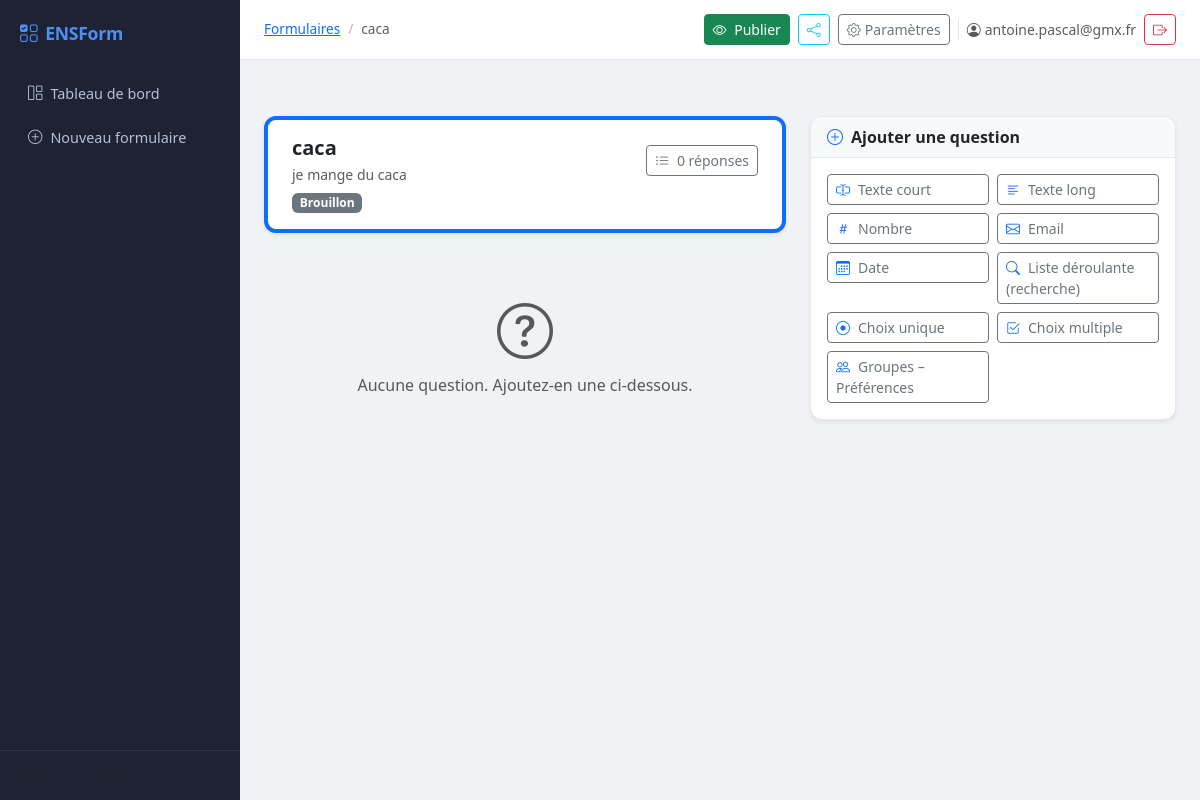
Screenshot of /admin/forms/1/builder (signed in) with the database file from the repository.
### models.py (models this page shows, shortened)
class Form(db.Model):
    __tablename__ = "forms"
    id             = db.Column(db.Integer, primary_key=True)
    title          = db.Column(db.String(200), nullable=False)
    description    = db.Column(db.Text, default="")
    slug           = db.Column(db.String(200), nullable=False)
    public_id      = db.Column(db.String(10), unique=True, nullable=True)
    created_at     = db.Column(db.DateTime, default=datetime.utcnow)
    updated_at     = db.Column(db.DateTime, default=datetime.utcnow)
    is_published   = db.Column(db.Boolean, default=False)
    allow_multiple = db.Column(db.Boolean, default=True)
    owner_id       = db.Column(db.Integer, db.ForeignKey("admin_users.id"), nullable=True)
    owner          = db.relationship("AdminUser", backref="forms")
    questions    = db.relationship(
        "Question", back_populates="form",
        cascade="all, delete-orphan",
        order_by="Question.order", lazy=True,
    )
    responses    = db.relationship(
        "Response", back_populates="form",
        cascade="all, delete-orphan", lazy=True,
    )
    participants = db.relationship(
        "GroupParticipant", back_populates="form",
        cascade="all, delete-orphan", lazy=True,
    )
    @property
    def response_count(self):
        return len(self.responses)
    @property
    def has_groupe(self):
        return any(q.qtype == "groupe" for q in self.questions)

class AdminUser(UserMixin, db.Model):
    __tablename__ = "admin_users"
    id                = db.Column(db.Integer, primary_key=True)
    email             = db.Column(db.String(255), unique=True, nullable=False, index=True)
    password_hash     = db.Column(db.String(255), nullable=False)
    is_verified       = db.Column(db.Boolean, default=False, nullable=False)
    created_at        = db.Column(db.DateTime, default=lambda: datetime.now(timezone.utc), nullable=False)
    last_login_at     = db.Column(db.DateTime, nullable=True)
    verify_code_hash  = db.Column(db.String(255), nullable=True)
    verify_expires_at = db.Column(db.DateTime, nullable=True)
    verify_sent_at    = db.Column(db.DateTime, nullable=True)
    failed_attempts   = db.Column(db.Integer, default=0, nullable=False)
    locked_until      = db.Column(db.DateTime, nullable=True)
    @property
    def is_active(self):
        return self.is_verified

### routes/admin.py (the view)
@bp.route("/admin/forms/<int:form_id>/builder")
@login_required
def admin_form_builder(form_id):
    form = get_form_with_access(form_id, "editor")
    questions_json = json.dumps([q.to_dict() for q in form.questions])
    public_url     = url_for("public.public_form", public_id=form.public_id, slug=form.slug, _external=True)
    return render_template(
        "admin/form_builder.html",
        form=form,
        questions_json=questions_json,
        qtypes=QUESTION_TYPES,
        public_url=public_url,
    )

### app.py (called while the page is built)
@login_manager.user_loader
def _load_user(user_id: str):
    return AdminUser.query.get(int(user_id))

### helpers.py (called while the page is built, shortened)
def _csrf_token() -> str:
    if "_csrf" not in session:
        session["_csrf"] = secrets.token_hex(32)
    return session["_csrf"]

def login_required(f):
    @wraps(f)
    def decorated(*args, **kwargs):
        if not current_app.config.get("AUTH_ENABLED", True):
            return f(*args, **kwargs)
        result = _flask_login_required(f)(*args, **kwargs)
        if current_user.is_authenticated and not current_user.is_verified:
            logout_user()
            session.clear()
            flash("Veuillez vérifier votre adresse e-mail.", "warning")
            return redirect(url_for("auth.auth_login"))
        return result
    return decorated

def user_form_role(form):
    if not current_app.config.get("AUTH_ENABLED", True):
        return "owner"
    if not current_user.is_authenticated:
        return None
    admin_id = os.environ.get("ADMIN_ID", "")
    if admin_id and current_user.email == admin_id:
        return "admin"
    if form.owner_id is None or form.owner_id == current_user.id:
        return "owner"

def get_form_with_access(form_id: int, min_role="reader"):
    form = Form.query.get_or_404(form_id)
    role = user_form_role(form)
    if role is None or _ROLE_LEVEL.get(role, -1) < _ROLE_LEVEL.get(min_role, 0):
        abort(403)
    return form

### models.py (called while the page is built)
def qtype_icon(qtype: str) -> str:
    return _QTYPE_ICONS.get(qtype, "question-circle")

### templates/admin/form_builder.html (shortened to what this page needs)
{% extends "base.html" %}
{% block topbar_title %}
  <nav aria-label="breadcrumb">
    <ol class="breadcrumb mb-0">
      <li class="breadcrumb-item"><a href="{{ url_for('admin.admin_dashboard') }}">Formulaires</a></li>
      <li class="breadcrumb-item active">{{ form.title }}</li>
    </ol>
  </nav>
{% endblock %}
{% block topbar_actions %}
  <div class="d-flex gap-2 align-items-center flex-nowrap">
    <form method="post" action="{{ url_for('admin.admin_form_publish', form_id=form.id) }}" class="d-inline">
      <button type="submit" class="btn btn-sm {% if form.is_published %}btn-warning{% else %}btn-success{% endif %}">
        <i class="bi bi-{% if form.is_published %}eye-slash{% else %}eye{% endif %} me-1"></i>
        {% if form.is_published %}Dépublier{% else %}Publier{% endif %}
      </button>
    </form>
    <a href="{{ url_for('api.admin_form_share', form_id=form.id) }}" class="btn btn-sm btn-outline-info" title="Partager">
      <i class="bi bi-share"></i>
    </a>
    <a href="{{ url_for('admin.admin_form_edit', form_id=form.id) }}" class="btn btn-sm btn-outline-secondary">
      <i class="bi bi-gear me-1"></i>Paramètres
    </a>
  </div>
{% endblock %}
{% block content %}
<div class="row mt-3 g-4">
  <div class="col-12 col-lg-7">
    <div class="card shadow-sm mb-3 border-start border-primary border-4">
      <div class="card-body py-3 px-4">
        <div class="d-flex justify-content-between align-items-center">
          <div>
            <h5 class="mb-1 fw-bold">{{ form.title }}</h5>
            {% if form.description %}<p class="text-muted mb-0 small">{{ form.description }}</p>{% endif %}
          </div>
          <div class="d-flex gap-2">
            <a href="{{ url_for('admin.admin_form_responses', form_id=form.id) }}"
               class="btn btn-sm btn-outline-secondary">
              <i class="bi bi-list-ul me-1"></i>
              {{ form.response_count }} réponse{{ 's' if form.response_count != 1 }}
            </a>
          </div>
        </div>
        {% if form.is_published %}
          <div class="mt-2 d-flex align-items-center gap-2">
            <span class="badge bg-success">Publié</span>
            <code class="small text-muted">{{ public_url }}</code>
            <button class="btn btn-sm btn-outline-secondary py-0 px-1"
                    onclick="navigator.clipboard.writeText('{{ public_url }}').then(()=>this.innerHTML='<i class=\'bi bi-check\'></i>')">
              <i class="bi bi-clipboard"></i>
            </button>
          </div>
        {% else %}
          <span class="badge bg-secondary mt-2">Brouillon</span>
        {% endif %}
      </div>
    </div>
    <div id="questions-empty" class="text-center py-5 text-muted">
      <i class="bi bi-question-circle display-4"></i>
      <p class="mt-2">Aucune question. Ajoutez-en une ci-dessous.</p>
    </div>
  </div>
  <div class="col-12 col-lg-5">
    <div class="card shadow-sm sticky-top" style="top:1rem;">
      <div class="card-header fw-semibold bg-light">
        <i class="bi bi-plus-circle me-2 text-primary"></i>Ajouter une question
      </div>
      <div class="card-body">
        <div class="row g-2">
          {% for qtype, label in qtypes %}
            <div class="col-6">
              <button class="btn btn-outline-secondary btn-sm w-100 type-btn text-start"
                      onclick="addQuestion('{{ qtype }}')">
                <i class="bi bi-{{ qtype_icon(qtype) }} me-2 text-primary"></i>{{ label }}
              </button>
            </div>
          {% endfor %}
        </div>
      </div>
    </div>
  </div>
</div>
{% endblock %}

### templates/base.html (shortened to what this page needs)
<!doctype html>
<html lang="fr">
<head>
  <link rel="stylesheet"
        href="https://cdn.jsdelivr.net/npm/bootstrap@5.3.3/dist/css/bootstrap.min.css"/>
  <link rel="stylesheet"
        href="https://cdn.jsdelivr.net/npm/bootstrap-icons@1.11.3/font/bootstrap-icons.min.css"/>
  <link rel="stylesheet" href="{{ url_for('static', filename='css/style.css') }}"/>
</head>
<body>
<nav class="sidebar d-flex flex-column" id="sidebar">
  <a class="sidebar-brand" href="{{ url_for('admin.admin_dashboard') }}">
    <i class="bi bi-ui-checks-grid me-2"></i>ENSForm
  </a>
  <hr class="sidebar-divider"/>
  <ul class="nav flex-column flex-grow-1">
    <li class="nav-item">
      <a class="nav-link {% if request.endpoint == 'admin_dashboard' %}active{% endif %}"
         href="{{ url_for('admin.admin_dashboard') }}">
        <i class="bi bi-grid-1x2 me-2"></i>Tableau de bord
      </a>
    </li>
    <li class="nav-item">
      <a class="nav-link" href="{{ url_for('admin.admin_form_new') }}">
        <i class="bi bi-plus-circle me-2"></i>Nouveau formulaire
      </a>
    </li>
  </ul>
  <div class="sidebar-footer text-muted small px-3 pb-3">
  </div>
</nav>
<div class="main-content">
  <header class="topbar d-flex align-items-center px-4">
    <div class="flex-grow-1 min-w-0">{% block topbar_title %}{% endblock %}</div>
    <div class="topbar-actions-scroll d-flex align-items-center gap-2 flex-shrink-0">
      {% block topbar_actions %}{% endblock %}
      {% if current_user.is_authenticated %}
        <span class="text-muted small d-none d-md-inline border-start ps-2">
          <i class="bi bi-person-circle me-1"></i>{{ current_user.email }}
        </span>
        <form method="post" action="{{ url_for('auth.auth_logout') }}" class="d-inline">
          <button type="submit" class="btn btn-sm btn-outline-danger"
                  title="Déconnexion">
            <i class="bi bi-box-arrow-right"></i>
          </button>
        </form>
      {% endif %}
    </div>
  </header>
  <div class="px-4 pt-3">
  </div>
  <main class="px-4 pb-5">
    {% block content %}{% endblock %}
  </main>
</div>
</body>
</html>

### static/css/style.css (style rules this page uses)
:root { --sidebar-width: 240px; --topbar-height: 60px; --color-primary: #4f8ef7; --color-accent: #6d5cdf; --color-bg: #f0f2f5; --color-sidebar: #1e2333; --color-sidebar-text: #b8c0d4; --color-sidebar-active: #4f8ef7; }
*, *::before, *::after { box-sizing: border-box; }
body { margin: 0; font-family: 'Segoe UI', system-ui, -apple-system, sans-serif; background: var(--color-bg); color: #1e2333; }
.sidebar { position: fixed; top: 0; left: 0; width: var(--sidebar-width); height: 100vh; background: var(--color-sidebar); color: var(--color-sidebar-text); z-index: 1046; overflow-y: auto; transition: transform .25s ease; }
.sidebar-brand { display: flex; align-items: center; padding: 1.25rem 1.25rem 1rem; font-size: 1.1rem; font-weight: 700; color: white; text-decoration: none; letter-spacing: -.3px; }
.sidebar-divider { border-color: rgba(255,255,255,.08); margin: 0 1rem .5rem; }
.sidebar .nav-link { color: var(--color-sidebar-text); padding: .55rem 1.25rem; border-radius: .5rem; margin: .15rem .5rem; font-size: .9rem; transition: background .15s, color .15s; }
.sidebar-footer { border-top: 1px solid rgba(255,255,255,.08); padding-top: .75rem; margin-top: auto; }
.main-content { margin-left: var(--sidebar-width); min-height: 100vh; display: flex; flex-direction: column; }
.topbar { height: var(--topbar-height); background: white; border-bottom: 1px solid #e5e8ee; position: sticky; top: 0; z-index: 1030; gap: .75rem; min-width: 0; }
.topbar-actions-scroll { flex-shrink: 0; max-width: 100%; overflow-x: auto; overflow-y: hidden; -webkit-overflow-scrolling: touch; scrollbar-width: thin; }
.topbar-actions-scroll .d-flex { flex-wrap: nowrap; }
.card { border: 1px solid #e5e8ee; border-radius: .75rem; }
.card-header { border-radius: .75rem .75rem 0 0 !important; border-bottom: 1px solid #e5e8ee; font-weight: 600; }
.breadcrumb { font-size: .85rem; }
.breadcrumb-item + .breadcrumb-item::before { color: #adb5bd; }

### templates/admin/form_builder.html (style rules this page uses)
#questions-empty { display:none; }
.type-btn { transition: all .15s; }

### rows the page displays
Form: title "caca", description "je mange du caca"
AdminUser: email "antoine.pascal@gmx.fr"

### other values shown
{{ 's' if form.response_count != 1 }} "s"
{{ label }} "Texte court" "Texte long" "Nombre" "Email" "Date" "Liste déroulante (recherche)" "Choix unique" "Choix multiple" "Groupes – Préférences"
